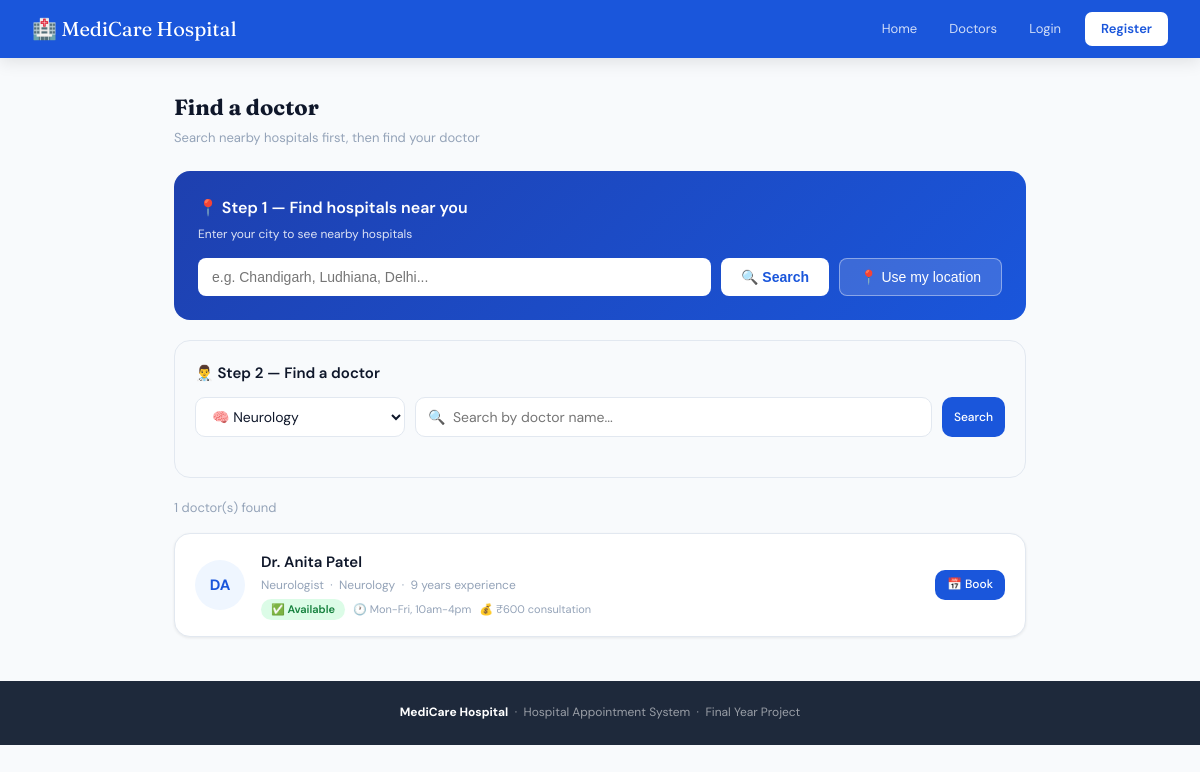
The page /doctors?dept=Neurology on the database its author committed.
### models.py (models this page shows, shortened)
class Doctor(db.Model):
    __tablename__ = 'doctors'
    id            = db.Column(db.Integer, primary_key=True)
    name          = db.Column(db.String(100), nullable=False)
    email         = db.Column(db.String(100), unique=True, nullable=False)
    password      = db.Column(db.String(200), nullable=False)
    specialization = db.Column(db.String(100))
    experience    = db.Column(db.String(30))
    availability  = db.Column(db.String(100), default='Mon-Fri, 10am-4pm')
    fee           = db.Column(db.Integer, default=500)
    status        = db.Column(db.String(20), default='available')
    department_id = db.Column(db.Integer, db.ForeignKey('departments.id'))
    appointments  = db.relationship('Appointment', backref='doctor', lazy=True)
    def initials(self):
        parts = self.name.split()
        return ''.join(p[0] for p in parts if p[0].isupper())[:2]

class Department(db.Model):
    __tablename__ = 'departments'
    id      = db.Column(db.Integer, primary_key=True)
    name    = db.Column(db.String(100), unique=True, nullable=False)
    emoji   = db.Column(db.String(5), default='🏥')
    doctors = db.relationship('Doctor', backref='department', lazy=True)

### app.py (the view)
@app.route('/doctors')
def doctors():
    dept_filter = request.args.get('dept', '')
    search      = request.args.get('search', '')
    query       = Doctor.query
    if dept_filter:
        dept = Department.query.filter_by(name=dept_filter).first()
        if dept:
            query = query.filter_by(department_id=dept.id)
    if search:
        query = query.filter(Doctor.name.ilike(f'%{search}%'))
    doctors_list = query.all()
    departments  = Department.query.all()
    return render_template('doctors.html', doctors=doctors_list, departments=departments, selected_dept=dept_filter, search=search)

### templates/doctors.html (shortened to what this page needs)
{% extends "base.html" %}
{% block content %}
<div style="max-width:900px;margin:0 auto;padding:32px 24px;">
  <div class="page-header">
    <h2>Find a doctor</h2>
    <p>Search nearby hospitals first, then find your doctor</p>
  </div>
  <div style="background:linear-gradient(135deg,#1e40af,#1a56db);padding:24px;border-radius:16px;color:#fff;margin-bottom:20px;">
    <h3 style="font-size:16px;font-weight:600;margin-bottom:4px;">📍 Step 1 — Find hospitals near you</h3>
    <p style="font-size:12px;opacity:0.85;margin-bottom:14px;">Enter your city to see nearby hospitals</p>
    <div style="display:flex;gap:10px;flex-wrap:wrap;">
      <input type="text" id="city-input" placeholder="e.g. Chandigarh, Ludhiana, Delhi..."
             style="flex:1;min-width:200px;padding:10px 14px;border-radius:8px;border:none;font-size:14px;outline:none;"/>
      <button onclick="findHospitals()"
              style="padding:10px 20px;background:#fff;color:#1a56db;border:none;border-radius:8px;font-weight:600;cursor:pointer;font-size:14px;">
        🔍 Search
      </button>
      <button onclick="useMyLocation()"
              style="padding:10px 20px;background:rgba(255,255,255,0.15);color:#fff;border:1px solid rgba(255,255,255,0.4);border-radius:8px;cursor:pointer;font-size:14px;">
        📍 Use my location
      </button>
    </div>
  </div>
  <div style="background:var(--gray-50);border:1px solid var(--gray-200);border-radius:16px;padding:20px;margin-bottom:20px;">
    <h3 style="font-size:15px;font-weight:600;margin-bottom:12px;">👨‍⚕️ Step 2 — Find a doctor</h3>
    <form method="GET" action="{{ url_for('doctors') }}">
      <div class="search-bar">
        <select name="dept" class="form-control" style="max-width:210px;" onchange="this.form.submit()">
          {% for dept in departments %}
          <option value="{{ dept.name }}" {% if selected_dept == dept.name %}selected{% endif %}>
            {{ dept.emoji }} {{ dept.name }}
          </option>
          {% endfor %}
        </select>
        <input type="text" name="search" class="form-control"
               placeholder="🔍  Search by doctor name..."
               value="{{ search }}"/>
        <button type="submit" class="btn btn-primary btn-sm">Search</button>
      </div>
    </form>
  </div>
  <p style="font-size:13px;color:var(--gray-400);margin-bottom:14px;">
    {{ doctors|length }} doctor(s) found
  </p>
  {% if doctors %}
    {% for doc in doctors %}
    <div class="doctor-card">
      <div class="avatar" style="width:50px;height:50px;font-size:15px;">
        {{ doc.initials() }}
      </div>
      <div style="flex:1;">
        <div style="font-weight:600;font-size:15px;margin-bottom:2px;">{{ doc.name }}</div>
        <div style="font-size:12px;color:var(--gray-400);margin-bottom:4px;">
          {{ doc.specialization }} &nbsp;·&nbsp;
          {{ doc.department.name }} &nbsp;·&nbsp;
          {{ doc.experience }} experience
        </div>
        <div style="display:flex;align-items:center;gap:8px;flex-wrap:wrap;">
          <span class="badge {{ 'badge-green' if doc.status == 'available' else 'badge-amber' }}">
            {{ '✅ Available' if doc.status == 'available' else '⏳ Busy' }}
          </span>
          <span style="font-size:11px;color:var(--gray-400);">🕐 {{ doc.availability }}</span>
          <span style="font-size:11px;color:var(--gray-400);">💰 ₹{{ doc.fee }} consultation</span>
        </div>
      </div>
      {% if doc.status == 'available' %}
        <a href="{{ url_for('book_appointment', doctor_id=doc.id) }}"
           class="btn btn-primary btn-sm">📅 Book</a>
      {% else %}
        <button class="btn btn-gray btn-sm" disabled>Slot Full</button>
      {% endif %}
    </div>
    {% endfor %}
  {% else %}
    <div class="card" style="text-align:center;padding:40px;color:var(--gray-400);">
      😕 No doctors found. Try a different filter.
    </div>
  {% endif %}
</div>
{% endblock %}

### templates/base.html (style rules this page uses)
:root { --blue:#1a56db;--blue-light:#EFF6FF;--blue-dark:#1e40af;--navy:#1e293b;--green:#16a34a;--green-light:#DCFCE7;--amber:#d97706;--amber-light:#FEF3C7;--red:#dc2626;--red-light:#FEE2E2;--gray-50:#F8FAFC;--gray-100:#F1F5F9;--gray-200:#E2E8F0;--gray-400:#94A3B8;--gray-600:#475569;--gray-700:#334155;--gray-900:#0F172A;--white:#ffffff;--font-head:'Fraunces',serif;--font-body:'DM Sans',sans-serif;--radius:10px;--radius-lg:16px;--shadow:0 1px 3px rgba(0,0,0,0.08);--shadow-md:0 4px 16px rgba(0,0,0,0.10) }
* { box-sizing:border-box;margin:0;padding:0 }
body { font-family:var(--font-body);background:var(--gray-50);color:var(--gray-900);font-size:14px;line-height:1.6 }
a { text-decoration:none;color:inherit }
.btn { display:inline-flex;align-items:center;gap:6px;padding:9px 20px;border-radius:var(--radius);font-size:14px;font-weight:500;cursor:pointer;border:none;font-family:var(--font-body);transition:all .15s;text-decoration:none }
.btn-primary { background:var(--blue);color:#fff }
.btn-sm { padding:5px 12px;font-size:12px }
.badge { display:inline-block;padding:2px 10px;border-radius:20px;font-size:11px;font-weight:600 }
.badge-green { background:var(--green-light);color:#15803d }
.form-control { width:100%;padding:9px 12px;border:1.5px solid var(--gray-200);border-radius:var(--radius);font-size:14px;font-family:var(--font-body);color:var(--gray-900);background:var(--white);outline:none;transition:border .15s }
.page-header { margin-bottom:22px }
.page-header h2 { font-family:var(--font-head);font-size:22px;margin-bottom:3px }
.page-header p { font-size:13px;color:var(--gray-400) }
.avatar { border-radius:50%;background:var(--blue-light);display:flex;align-items:center;justify-content:center;font-weight:700;color:var(--blue);flex-shrink:0 }
.doctor-card { background:var(--white);border:1px solid var(--gray-200);border-radius:var(--radius-lg);padding:16px 20px;display:flex;align-items:center;gap:16px;box-shadow:var(--shadow);margin-bottom:12px;transition:box-shadow .15s }
.search-bar { display:flex;gap:10px;margin-bottom:20px;flex-wrap:wrap }
.search-bar .form-control { flex:1;min-width:180px }
.search-bar select { max-width:200px }

### rows shown on the page
Doctor: initials "DA", name "Dr. Anita Patel", specialization "Neurologist", department.name "Neurology", experience "9 years", status "✅ Available", availability "Mon-Fri, 10am-4pm", fee "600"

### other values the page prints
{{ doctors|length }} "1"
form field dept "🧠 Neurology"
